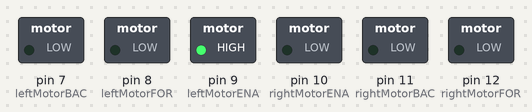
This sketch was run on a simulated Arduino Uno, built with avr-gcc and run on an emulated ATmega328P. Parts: switched loads named in the sketch (green lamp = pin HIGH).

Above: at 0.02 s.
At 0.42 s:
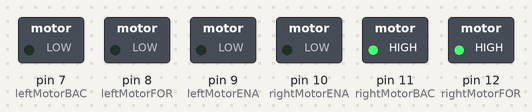
At 0.8 s:
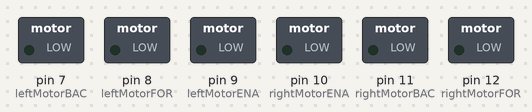
At 1.85 s:
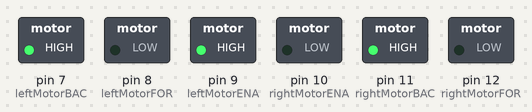
At 2.0 s:
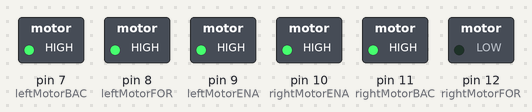
At 3.22 s:
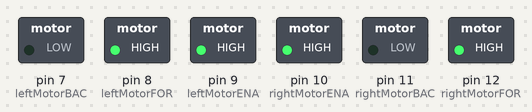
Timing chart, 0 to 4.1 s (numbered marks = the images above):
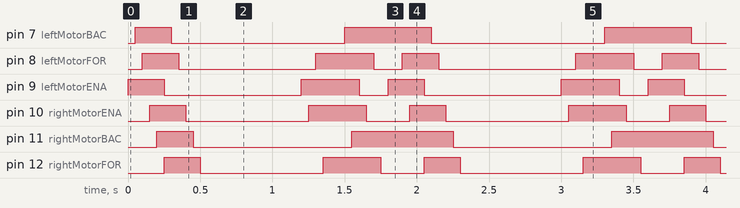

Measured:
- by itself, pin 7 (leftMotorBAC): repeats every 1.8 s: LOW 1.2 s, HIGH 0.60 s
- by itself, pin 8 (leftMotorFOR), pin 9 (leftMotorENA): repeats every 1.8 s: LOW 0.95 s, HIGH 0.40 s, LOW 0.20 s, HIGH 0.25 s
- by itself, pin 10 (rightMotorENA), pin 12 (rightMotorFOR): repeats every 1.8 s: LOW 0.85 s, HIGH 0.40 s, LOW 0.30 s, HIGH 0.25 s
- by itself, pin 11 (rightMotorBAC): repeats every 1.8 s: LOW 1.1 s, HIGH 0.70 s

The sketch:

fun.ino
```cpp
// defines motor functions below
int leftMotorENA = 9; // rover enabled
int leftMotorFOR = 8; // rover forwards
int leftMotorBAC = 7; // rover backwards

int rightMotorENA = 10; // rover enabled
int rightMotorBAC = 11; // rover forwards
int rightMotorFOR = 12; // rover backwards

// the setup function runs once when you press reset or power the board
void setup() {
  // initialize digital pins as an output.
  pinMode(leftMotorENA, OUTPUT);
  pinMode(leftMotorBAC, OUTPUT);
  pinMode(leftMotorFOR, OUTPUT);
  pinMode(rightMotorENA, OUTPUT);
  pinMode(rightMotorBAC, OUTPUT);
  pinMode(rightMotorFOR, OUTPUT);
}

// the loop function runs over and over again forever
void loop() {
// fun (almost working) light show. Version 1 of many to come
  digitalWrite(leftMotorENA, HIGH);   // turn the LED on (HIGH is the voltage level)
    delay(50);
  digitalWrite(leftMotorBAC, HIGH);   // turn the LED on (HIGH is the voltage level)
    delay(50);
  digitalWrite(leftMotorFOR, HIGH);    // turn the LED off by making the voltage LOW
    delay(50);
  digitalWrite(rightMotorENA, HIGH);   // turn the LED on (HIGH is the voltage level)
    delay(50);
  digitalWrite(rightMotorBAC, HIGH);   // turn the LED on (HIGH is the voltage level)
    delay(50);
  digitalWrite(rightMotorFOR, HIGH);    // turn the LED off by making the voltage LOW

  digitalWrite(leftMotorENA, LOW);   // turn the LED on (HIGH is the voltage level)
    delay(50);
  digitalWrite(leftMotorBAC, LOW);   // turn the LED on (HIGH is the voltage level)
    delay(50);
  digitalWrite(leftMotorFOR, LOW);    // turn the LED off by making the voltage LOW
    delay(50);
  digitalWrite(rightMotorENA, LOW);   // turn the LED on (HIGH is the voltage level)
    delay(50);
  digitalWrite(rightMotorBAC, LOW);   // turn the LED on (HIGH is the voltage level)
    delay(50);
  digitalWrite(rightMotorFOR, LOW);    // turn the LED off by making the voltage LOW
    delay(500);

  digitalWrite(leftMotorENA, LOW);
    delay(50);
  digitalWrite(rightMotorENA, LOW);
    delay(50);
  digitalWrite(leftMotorBAC, LOW);
    delay(50);
  digitalWrite(rightMotorBAC, LOW);
    delay(50);

  digitalWrite(leftMotorENA, HIGH);
    delay(50);
  digitalWrite(rightMotorENA, HIGH);
    delay(50);
  digitalWrite(leftMotorFOR, HIGH);
    delay(50);
  digitalWrite(rightMotorFOR, HIGH);
    delay(50);

  digitalWrite(leftMotorENA, HIGH);   // turn the LED on (HIGH is the voltage level)
    delay(50);
  digitalWrite(rightMotorENA, HIGH);    // turn the LED off by making the voltage LOW
    delay(50);
  digitalWrite(leftMotorBAC, HIGH);   // turn the LED on (HIGH is the voltage level)
    delay(50);
  digitalWrite(rightMotorBAC, HIGH);    // turn the LED off by making the voltage LOW
    delay(50);

  digitalWrite(leftMotorENA, LOW);
    delay(50);
  digitalWrite(rightMotorENA, LOW);
    delay(50);
  digitalWrite(leftMotorFOR, LOW);
    delay(50);
  digitalWrite(rightMotorFOR, LOW);
    delay(50);
}
```
